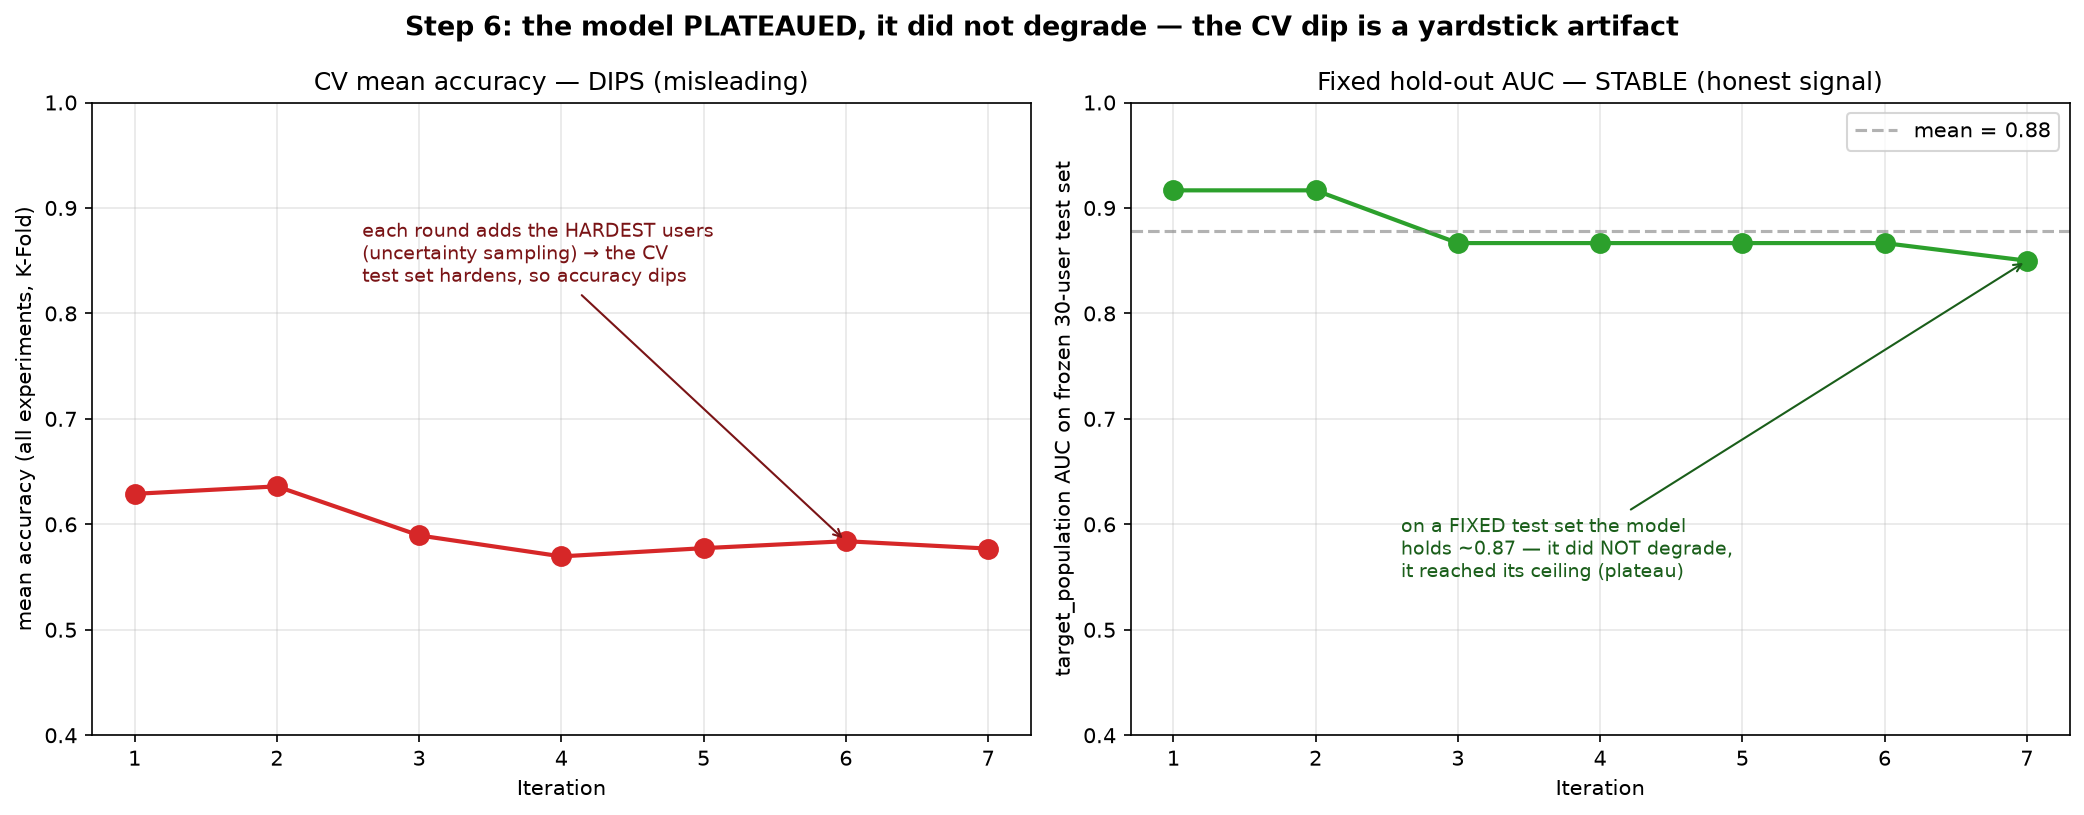

The Python source for this figure:
"""Step 6 — honest explanation of the 'declining' Active-Learning curve.

The PDF expects mean accuracy to RISE across iterations. Ours DIPS — not because
the model degrades, but because uncertainty sampling feeds it the hardest users
each round, so the cross-validation yardstick hardens. Proof: on a FIXED hold-out
test set the model holds ~0.87 AUC (stable). This figure shows both signals so the
dip is explained, not hidden."""
from pathlib import Path
import pandas as pd
import matplotlib
matplotlib.use('Agg')
import matplotlib.pyplot as plt

HERE = Path(__file__).resolve().parent
comp = pd.read_csv(HERE / 'iteration_comparison_summary.csv')
hold = pd.read_csv(HERE / 'holdout_improvement_trend.csv')

fig, (axL, axR) = plt.subplots(1, 2, figsize=(14, 5.5))

# LEFT — the misleading CV curve (dips)
axL.plot(comp['iteration'], comp['mean_accuracy'], 'o-', lw=2, ms=9, color='#d62728')
axL.set_title('CV mean accuracy — DIPS (misleading)')
axL.set_xlabel('Iteration'); axL.set_ylabel('mean accuracy (all experiments, K-Fold)')
axL.set_xticks(comp['iteration']); axL.set_ylim(0.4, 1.0); axL.grid(alpha=0.3)
axL.annotate('each round adds the HARDEST users\n(uncertainty sampling) → the CV\ntest set hardens, so accuracy dips',
             xy=(6, comp['mean_accuracy'].iloc[5]), xytext=(2.6, 0.83), fontsize=9,
             color='#7a1416', arrowprops=dict(arrowstyle='->', color='#7a1416'))

# RIGHT — the honest fixed-test-set curve (stable)
axR.plot(hold['iteration'], hold['target_population_AUC'], 'o-', lw=2, ms=9, color='#2ca02c')
axR.axhline(hold['target_population_AUC'].mean(), ls='--', color='grey', alpha=0.6,
            label=f"mean = {hold['target_population_AUC'].mean():.2f}")
axR.set_title('Fixed hold-out AUC — STABLE (honest signal)')
axR.set_xlabel('Iteration'); axR.set_ylabel('target_population AUC on frozen 30-user test set')
axR.set_xticks(hold['iteration']); axR.set_ylim(0.4, 1.0); axR.grid(alpha=0.3); axR.legend()
axR.annotate('on a FIXED test set the model\nholds ~0.87 — it did NOT degrade,\nit reached its ceiling (plateau)',
             xy=(7, hold['target_population_AUC'].iloc[-1]), xytext=(2.6, 0.55), fontsize=9,
             color='#1a5e1a', arrowprops=dict(arrowstyle='->', color='#1a5e1a'))

fig.suptitle('Step 6: the model PLATEAUED, it did not degrade — the CV dip is a yardstick artifact',
             fontsize=13, fontweight='bold')
plt.tight_layout()
out = HERE / 'plot_step6_explained.png'
plt.savefig(out, dpi=150, bbox_inches='tight')
print(f"saved: {out.name}")
